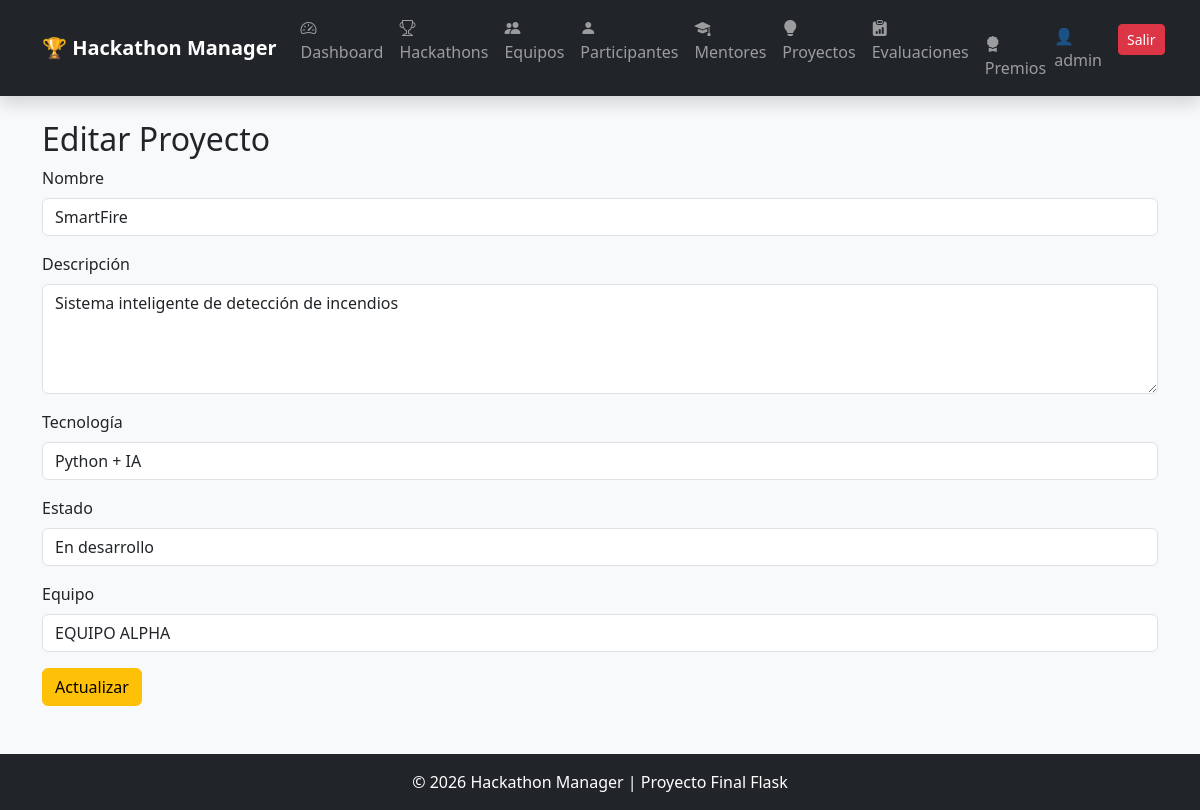
The app's page /proyectos/editar/1 (signed in) with its own data.
### app/models/usuario.py (models this page shows, shortened)
class Usuario(UserMixin, db.Model):
    __tablename__ = "usuarios"
    id = db.Column(
        db.Integer,
        primary_key=True
    )
    nombre = db.Column(
        db.String(100),
        nullable=False
    )
    email = db.Column(
        db.String(100),
        unique=True,
        nullable=False
    )
    username = db.Column(
        db.String(50),
        unique=True,
        nullable=False
    )
    password = db.Column(
        db.String(255),
        nullable=False
    )
    rol_id = db.Column(
        db.Integer,
        db.ForeignKey("roles.id"),
        nullable=False
    )

### app/models/proyecto.py (models this page shows, shortened)
class Proyecto(db.Model):
    __tablename__ = "proyectos"
    id = db.Column(
        db.Integer,
        primary_key=True
    )
    nombre = db.Column(
        db.String(150),
        nullable=False
    )
    descripcion = db.Column(
        db.Text,
        nullable=False
    )
    tecnologia = db.Column(
        db.String(100),
        nullable=False
    )
    estado = db.Column(
        db.String(50),
        default="En desarrollo"
    )
    equipo_id = db.Column(
        db.Integer,
        db.ForeignKey("equipos.id"),
        nullable=False
    )
    evaluaciones = db.relationship(
    "Evaluacion",
    backref="proyecto",
    lazy=True
)

### app/models/equipo.py (models this page shows, shortened)
class Equipo(db.Model):
    __tablename__ = "equipos"
    id = db.Column(
        db.Integer,
        primary_key=True
    )
    nombre = db.Column(
        db.String(100),
        nullable=False
    )
    descripcion = db.Column(
        db.Text,
        nullable=False
    )
    hackathon_id = db.Column(
        db.Integer,
        db.ForeignKey("hackathons.id"),
        nullable=False
    )
    participantes = db.relationship(
    "Participante",
    backref="equipo",
    lazy=True
    )
    proyectos = db.relationship(
    "Proyecto",
    backref="equipo",
    lazy=True
)

### app/proyectos/routes.py (the view, shortened to what this page needs)
@proyecto_bp.route(
    "/proyectos/editar/<int:id>",
    methods=["GET", "POST"]
)
@login_required
def editar_proyecto(id):
    proyecto = Proyecto.query.get_or_404(id)
    equipos = Equipo.query.all()
    return render_template(
        "proyectos/editar.html",
        proyecto=proyecto,
        equipos=equipos
    )

### app/templates/proyectos/editar.html (shortened to what this page needs)
{% extends 'base.html' %}
{% block content %}
<h2>Editar Proyecto</h2>
<form method="POST">
    <div class="mb-3">
        <label class="form-label">Nombre</label>
        <input
            type="text"
            name="nombre"
            value="{{ proyecto.nombre }}"
            class="form-control"
            required>
    </div>
    <div class="mb-3">
        <label class="form-label">Descripción</label>
        <textarea
            name="descripcion"
            class="form-control"
            rows="4"
            required>{{ proyecto.descripcion }}</textarea>
    </div>
    <div class="mb-3">
        <label class="form-label">Tecnología</label>
        <input
            type="text"
            name="tecnologia"
            value="{{ proyecto.tecnologia }}"
            class="form-control"
            required>
    </div>
    <div class="mb-3">
        <label class="form-label">Estado</label>
        <select
            name="estado"
            class="form-control">
            <option {% if proyecto.estado == 'En desarrollo' %}selected{% endif %}>
                En desarrollo
            </option>
        </select>
    </div>
    <div class="mb-3">
        <label class="form-label">
            Equipo
        </label>
        <select
            name="equipo_id"
            class="form-control">
            {% for equipo in equipos %}
            <option
                value="{{ equipo.id }}"
                {% if equipo.id == proyecto.equipo_id %}
                selected
                {% endif %}
            >
                {{ equipo.nombre }}
            </option>
            {% endfor %}
        </select>
    </div>
    <button class="btn btn-warning">
        Actualizar
    </button>
</form>
{% endblock %}

### app/templates/base.html (shortened to what this page needs)
<!DOCTYPE html>
<html lang="es">
<head>
    <link href="https://cdn.jsdelivr.net/npm/bootstrap@5.3.7/dist/css/bootstrap.min.css"
          rel="stylesheet">
    <link rel="stylesheet"
          href="https://cdn.jsdelivr.net/npm/bootstrap-icons@1.11.3/font/bootstrap-icons.min.css">
</head>
<body class="bg-light">
<nav class="navbar navbar-expand-lg navbar-dark bg-dark shadow">
    <div class="container">
        <a class="navbar-brand fw-bold"
           href="/">
            🏆 Hackathon Manager
        </a>
        <div class="collapse navbar-collapse"
             id="menu">
            <ul class="navbar-nav me-auto">
                {% if current_user.is_authenticated %}
                <li class="nav-item">
                    <a class="nav-link" href="/dashboard">
                        <i class="bi bi-speedometer2"></i>
                        Dashboard
                    </a>
                </li>
                <li class="nav-item">
                    <a class="nav-link" href="/hackathons">
                        <i class="bi bi-trophy"></i>
                        Hackathons
                    </a>
                </li>
                <li class="nav-item">
                    <a class="nav-link" href="/equipos">
                        <i class="bi bi-people-fill"></i>
                        Equipos
                    </a>
                </li>
                <li class="nav-item">
                    <a class="nav-link" href="/participantes">
                        <i class="bi bi-person-fill"></i>
                        Participantes
                    </a>
                </li>
                <li class="nav-item">
                    <a class="nav-link" href="/mentores">
                        <i class="bi bi-mortarboard-fill"></i>
                        Mentores
                    </a>
                </li>
                <li class="nav-item">
                    <a class="nav-link" href="/proyectos">
                        <i class="bi bi-lightbulb-fill"></i>
                        Proyectos
                    </a>
                </li>
                <li class="nav-item">
                    <a class="nav-link" href="/evaluaciones">
                        <i class="bi bi-clipboard-data-fill"></i>
                        Evaluaciones
                        <li class="nav-item">
    <a class="nav-link" href="/premios">
        <i class="bi bi-award-fill"></i>
        Premios
    </a>
</li>
                    </a>
                </li>
                {% endif %}
            </ul>
            <ul class="navbar-nav">
                {% if current_user.is_authenticated %}
                <li class="nav-item">
                    <span class="navbar-text me-3">
                        👤 {{ current_user.username }}
                    </span>
                </li>
                <li class="nav-item">
                    <a class="btn btn-danger btn-sm"
                       href="/logout">
                        Salir
                    </a>
                </li>
                {% endif %}
            </ul>
        </div>
    </div>
</nav>
<div class="container mt-4">
    {% block content %}
    {% endblock %}
</div>
<footer class="bg-dark text-white text-center mt-5 p-3">
    © 2026 Hackathon Manager | Proyecto Final Flask
</footer>
</body>
</html>

### records on screen
Usuario: username "admin"
Proyecto: nombre "SmartFire", descripcion "Sistema inteligente de detección de incendios", tecnologia "Python + IA", estado "En desarrollo", equipo_id "EQUIPO ALPHA"
